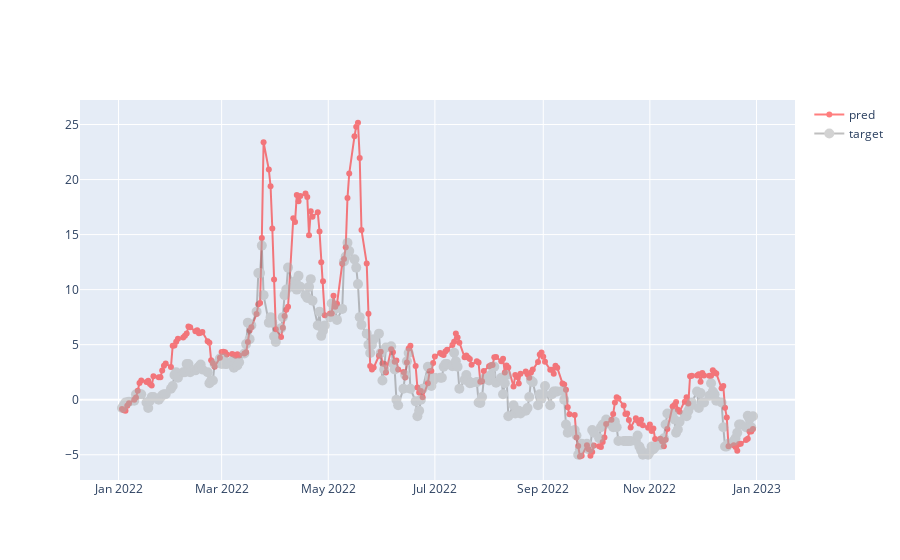

Notebook cell for this chart:
### Code cell
def show_plot(df, pred='preds'):
    agg_data = df.copy()
    agg_data['pricing_date'] = pd.to_datetime(agg_data['pricing_date'])
    agg_data['forecast_date'] = agg_data['forecast_date'].astype(str)

    agg_data = agg_data.set_index('pricing_date')

    df = agg_data.copy()
    df = df.sort_index(ascending=True)

    fig = go.Figure()  # Define the figure first
    colors = df['forecast_date'].tolist()

    fig.add_trace(go.Scatter(x=df.index, y=df[pred], name='pred', mode='lines+markers', opacity=0.5,
                            line=dict(width=2, color='red')))

    x = df.index
    y = df['target']
    name = 'target'
    fig.add_trace(go.Scatter(x=x, y=y, name=name, mode='lines+markers', opacity=0.5, marker=dict(color='darkgray', size=10),
                             line=dict(width=2, color='gray')))

    fig.show()
    

results_df = results['results_df']

show_plot(results_df)

### Figure 1 — Plotly figure (JSON) as saved in the notebook; plotly's stock layout.template omitted (floating-point values rounded to 4 significant figures; data arrays with more than 128 entries replaced by an {"elided": "..."} marker saying what was removed)
{"data": [{"line": {"color": "red", "width": 2}, "mode": "lines+markers", "name": "pred", "opacity": 0.5, "type": "scatter", "x": {"elided": "260 str values"}, "y": {"elided": "260 float values"}}, {"line": {"color": "gray", "width": 2}, "marker": {"color": "darkgray", "size": 10}, "mode": "lines+markers", "name": "target", "opacity": 0.5, "type": "scatter", "x": {"elided": "260 str values"}, "y": {"elided": "260 float values"}}], "layout": {}}
